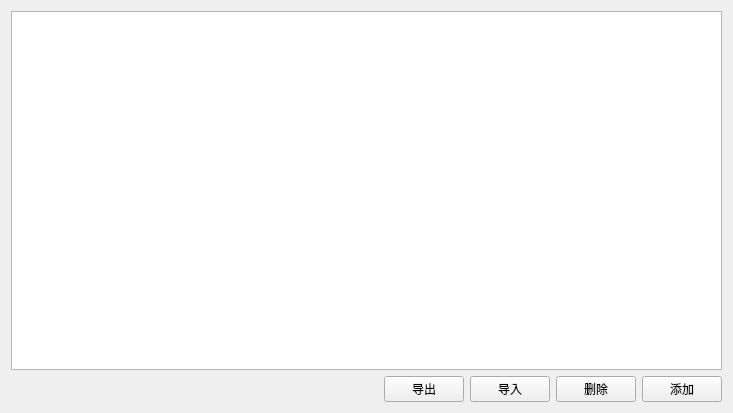
<?xml version="1.0" encoding="UTF-8"?>
<ui version="4.0">
 <class>SAKInputDataPresetItemManager</class>
 <widget class="QWidget" name="SAKInputDataPresetItemManager">
  <property name="geometry">
   <rect>
    <x>0</x>
    <y>0</y>
    <width>733</width>
    <height>413</height>
   </rect>
  </property>
  <property name="windowTitle">
   <string>发送数据预设</string>
  </property>
  <layout class="QGridLayout" name="gridLayout">
   <item row="1" column="0">
    <widget class="QLabel" name="infoLabel">
     <property name="sizePolicy">
      <sizepolicy hsizetype="Expanding" vsizetype="Preferred">
       <horstretch>0</horstretch>
       <verstretch>0</verstretch>
      </sizepolicy>
     </property>
     <property name="text">
      <string/>
     </property>
    </widget>
   </item>
   <item row="1" column="1">
    <widget class="QPushButton" name="outportPushButton">
     <property name="text">
      <string>导出</string>
     </property>
    </widget>
   </item>
   <item row="1" column="2">
    <widget class="QPushButton" name="importPushButton">
     <property name="text">
      <string>导入</string>
     </property>
    </widget>
   </item>
   <item row="1" column="3">
    <widget class="QPushButton" name="deletePushButton">
     <property name="text">
      <string>删除</string>
     </property>
    </widget>
   </item>
   <item row="1" column="4">
    <widget class="QPushButton" name="addPushButton">
     <property name="text">
      <string>添加</string>
     </property>
    </widget>
   </item>
   <item row="0" column="0" colspan="5">
    <widget class="QListWidget" name="itemListWidget"/>
   </item>
  </layout>
 </widget>
 <resources/>
 <connections/>
</ui>
